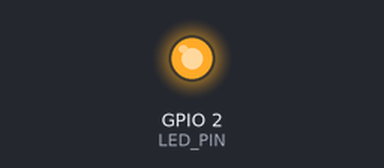
Simulated run of this sketch. Board: ESP32. Shown: output pins drawn as LEDs (lit = HIGH). WiFi joins after 1.5 s; servers stay silent unless stated; what the sketch prints to the serial monitor is not drawn.

Above: at 0.1 s.
At 1.31 s:
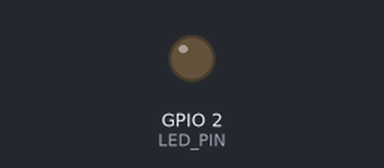
Timing chart, 0 to 3.1 s (numbered marks = the images above):
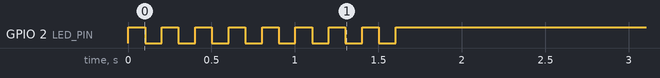

The sketch:

sketch_jan25b_Wifi_test.ino
```cpp
#include <WiFi.h>

// WiFi credentials
const char* ssid = "Bob2_2.4GHz";
const char* password = "theaustralianfederation";

// LED pin
const int LED_PIN = 2;

void setup() {
  pinMode(LED_PIN, OUTPUT);
  Serial.begin(115200);
  Serial.println("\nESP32 Starting up...");

  // Connect to WiFi
  WiFi.begin(ssid, password);
  Serial.print("Connecting to WiFi");

  // Blink while connecting
  while (WiFi.status() != WL_CONNECTED) {
    digitalWrite(LED_PIN, HIGH);
    delay(100);
    digitalWrite(LED_PIN, LOW);
    delay(100);
    Serial.print(".");
  }

  // When connected
  Serial.println("\nConnected to WiFi!");
  Serial.print("IP address: ");
  Serial.println(WiFi.localIP());
  digitalWrite(LED_PIN, HIGH);  // Keep LED on when connected
}

void loop() {
  // If WiFi disconnects, blink rapidly
  if (WiFi.status() != WL_CONNECTED) {
    digitalWrite(LED_PIN, HIGH);
    delay(100);
    digitalWrite(LED_PIN, LOW);
    delay(100);
    Serial.println("WiFi disconnected!");
  }
}
```
